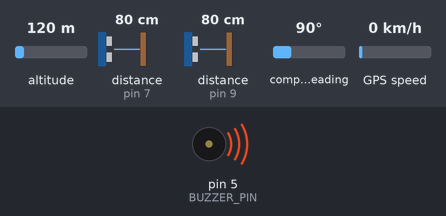
Simulated run of this sketch. Board: Arduino Uno, built with avr-gcc and run on an emulated ATmega328P. Parts: buzzer (waves = sounding). Wiring (inferred from the names in the program): 2 × ultrasonic range finder: trigger pin 6, echo pin 7 / trigger pin 8, echo pin 9. Inputs (shaded band) come from the test bench; at power-on: distance to the obstacle (sensors on pin 7, pin 9) 80 cm, altitude 120 m, compass heading 90°, GPS speed 0 km/h. The echo pulse lasts 58.3 µs per cm; the GPS gets a fix after 3 s at 37.7749, -122.4194 with 8 satellites; what the sketch prints to the serial monitor is not drawn.

Above: at 1.2 s.
1.3 s: distance to the obstacle (sensor on pin 7) set to 18 cm
4.8 s: distance to the obstacle (sensor on pin 9) set to 2 cm
8.9 s: distance to the obstacle (sensor on pin 9) set to 9 cm
13.0 s: altitude set to 20 m
17.1 s: compass heading set to 7°
21.2 s: GPS speed set to 30 km/h
Timing chart, 0 to 24.2 s (numbered marks = the images above; inputs shaded):
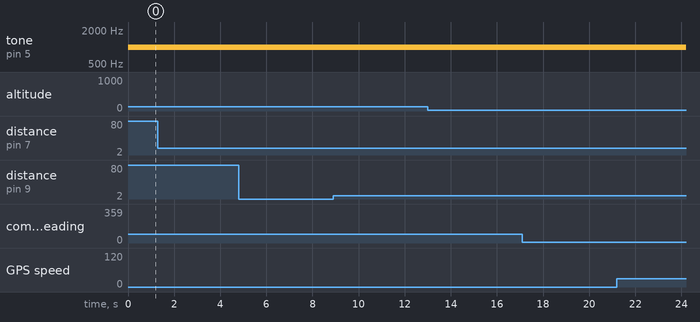

The sketch:

sensor_code.ino
```cpp
#include <TinyGPS++.h>
#include <SoftwareSerial.h>

// Ultrasonic Sensor Pins
const int TRIG_PIN_1 = 6;
const int ECHO_PIN_1 = 7;
const int TRIG_PIN_2 = 8;
const int ECHO_PIN_2 = 9;

// Buzzer Pin
const int BUZZER_PIN = 5;

// GPS Module Pins
const int RX_PIN = 10;
const int TX_PIN = 11;

// Create a TinyGPS++ object
TinyGPSPlus gps;

// Create a SoftwareSerial object for GPS
SoftwareSerial gpsSerial(RX_PIN, TX_PIN);

void setup() {
 pinMode(TRIG_PIN_1, OUTPUT);
 pinMode(ECHO_PIN_1, INPUT);
 pinMode(TRIG_PIN_2, OUTPUT);
 pinMode(ECHO_PIN_2, INPUT);
 pinMode(BUZZER_PIN, OUTPUT);

 // Start the GPS serial communication
 gpsSerial.begin(9600);
 Serial.begin(9600);
}

void loop() {
 // Ultrasonic Sensor 1
 long duration1, distance1;
 // Ultrasonic Sensor 2
 long duration2, distance2;

 // Ultrasonic Sensor 1 Measurement
 digitalWrite(TRIG_PIN_1, LOW);
 delayMicroseconds(2);
 digitalWrite(TRIG_PIN_1, HIGH);
 delayMicroseconds(10);
 digitalWrite(TRIG_PIN_1, LOW);
 duration1 = pulseIn(ECHO_PIN_1, HIGH);
 distance1 = (duration1 / 2) / 29.1;

 // Ultrasonic Sensor 2 Measurement
 digitalWrite(TRIG_PIN_2, LOW);
 delayMicroseconds(2);
 digitalWrite(TRIG_PIN_2, HIGH);
 delayMicroseconds(10);
 digitalWrite(TRIG_PIN_2, LOW);
 duration2 = pulseIn(ECHO_PIN_2, HIGH);
 distance2 = (duration2 / 2) / 29.1;

 // Check if either sensor detects an object within 20 cm
 if (distance1 <= 150 || distance2 <= 150) {
    tone(BUZZER_PIN, 1000); // Play a 1000 Hz tone on the buzzer
    delay(100); // Delay to allow the tone to play
 } else {
    noTone(BUZZER_PIN); // Stop the tone if no object is detected
 }

 // GPS Reading
 while (gpsSerial.available() > 0) {
    gps.encode(gpsSerial.read());
 }

 if (gps.location.isValid()) {
    Serial.print("Latitude: ");
    Serial.println(gps.location.lat(), 6);
    Serial.print("Longitude: ");
    Serial.println(gps.location.lng(), 6);
 }
}
```

Measured:
- after the input at 1.3 s, every drawn part: stays the same
- after the input at 4.8 s, every drawn part: stays the same
- after the input at 8.9 s, every drawn part: stays the same
- after the input at 13.0 s, every drawn part: stays the same
- after the input at 17.1 s, every drawn part: stays the same
- after the input at 21.2 s, every drawn part: stays the same
